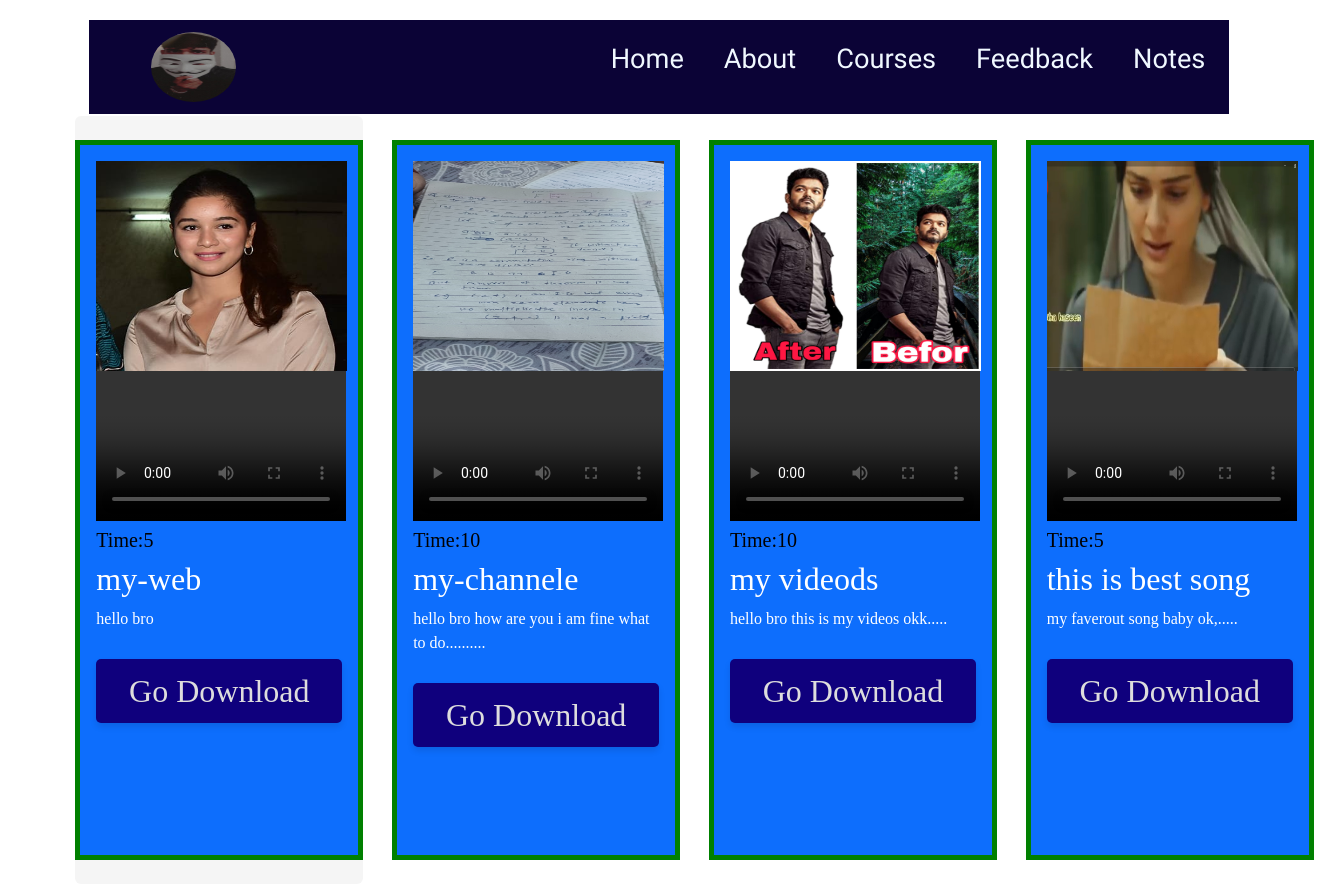
Screenshot of /courses with the database file from the repository.
### Home_Coaching/models.py (models this page shows, shortened)
class Course(models.Model):
    titles = models.CharField(max_length=500)  # Course title
    discs = models.TextField()  # Course description
    files = models.FileField(
        upload_to='media/videos',
        default='default_course_file.mp4',
        validators=[FileExtensionValidator(allowed_extensions=['mp4'])],
        max_length=1000
    )
    video_image = models.ImageField(upload_to='media', blank=True, null=True)
    admin_upload = models.BooleanField(default=False)  # Check if admin uploaded the file
    duration = models.IntegerField(default=0)  # Set your desired default value for duration

### Home_Coaching/views.py (the view)
# urls.py: path("courses", views.courses, name='courses'),
def courses(request):
    context = {'file':Course.objects.all()}
    return render(request,'courses.html',context)

### templates/courses.html (shortened to what this page needs)
{% extends "home_basic.html" %}
{% block link %}
<link href="https://cdn.jsdelivr.net/npm/bootstrap@5.3.2/dist/css/bootstrap.min.css" rel="stylesheet"
>
{% endblock link %}
{% block body %}
<div class="card main" style="width: 18rem; bg-primary">
    {% for course in file %}
    <div class="notes-file card-body my-4 bg-primary" style="border: 5px solid green;">
        {% if course.video_image %}
        <img src="{{ course.video_image.url }}" alt="{{ course.titles }} Image">
        {% endif %}
        <video width="250" height="150" controls>
            <source src="{{ course.files.url }}" type="video/mp4">
        </video>
        <h5 class="course-duration">Time:{{course.duration}}</h5>
        <h2 class="card-title">{{ course.titles }}</h2>
        <p class="card-text">{{ course.discs }}</p>
        <a href="{{ course.files.url }}" download="{{ course.files.url }}" class="btn btn-primary">Go Download</a>
    </div>
    {% endfor %}
</div>
{% endblock body %}

### templates/home_basic.html (shortened to what this page needs)
<!DOCTYPE html>
<html lang="en">
<head>
    {% block link %}{% endblock link %}
</head>
<body>
    <nav>
        <div class="container flex main-nav">
            <a href="" class="logo">
                {% load static %}
                <img src="{% static "img/logo.jpg"%}" alt="Drishti">
            </a>
            <div class="nav-link" id="nav-link">
                <ul class="flex">
                    <li><a href="home" class="hover-link">Home</a></li>
                    <li><a href="about" class="hover-link" target="blank">About</a></li>
                    <li><a href="courses" class="hover-link">Courses</a></li>
                    <li><a href="feedback" class="hover-link">Feedback</a></li>
                    <li><a href="notes" class="hover-link">Notes</a></li>
                </ul>
            </div>
        </div>
    </nav>
    {% block body %}{% endblock body %}
</body>
</html>

### rows the page displays
Course: video_image (picture), duration "5", titles "my-web", discs "hello bro"
Course: video_image (picture), duration "10", titles "my-channele", discs "hello bro how are you i am fine what to do.........."
Course: video_image (picture), duration "10", titles "my videods", discs "hello bro this is my videos okk....."
Course: video_image (picture), duration "5", titles "this is best song", discs "my faverout song baby ok,....."
